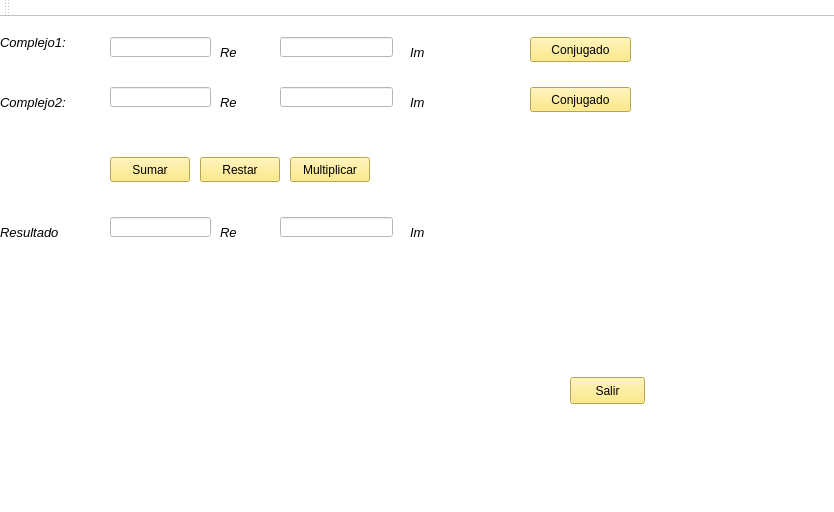
<?xml version="1.0" encoding="UTF-8"?>
<ui version="4.0">
 <class>MainWindow</class>
 <widget class="QMainWindow" name="MainWindow">
  <property name="geometry">
   <rect>
    <x>0</x>
    <y>0</y>
    <width>834</width>
    <height>512</height>
   </rect>
  </property>
  <property name="windowTitle">
   <string>MainWindow</string>
  </property>
  <property name="styleSheet">
   <string notr="true">background-color: rgb(255, 255, 255);
font: 75 pt &quot;Plantagenet Cherokee&quot;;</string>
  </property>
  <widget class="QWidget" name="centralWidget">
   <widget class="QLabel" name="Complejo1_label">
    <property name="geometry">
     <rect>
      <x>0</x>
      <y>10</y>
      <width>101</width>
      <height>31</height>
     </rect>
    </property>
    <property name="palette">
     <palette>
      <active>
       <colorrole role="Button">
        <brush brushstyle="SolidPattern">
         <color alpha="255">
          <red>255</red>
          <green>255</green>
          <blue>255</blue>
         </color>
        </brush>
       </colorrole>
       <colorrole role="Base">
        <brush brushstyle="SolidPattern">
         <color alpha="255">
          <red>255</red>
          <green>255</green>
          <blue>255</blue>
         </color>
        </brush>
       </colorrole>
       <colorrole role="Window">
        <brush brushstyle="SolidPattern">
         <color alpha="255">
          <red>255</red>
          <green>255</green>
          <blue>255</blue>
         </color>
        </brush>
       </colorrole>
      </active>
      <inactive>
       <colorrole role="Button">
        <brush brushstyle="SolidPattern">
         <color alpha="255">
          <red>255</red>
          <green>255</green>
          <blue>255</blue>
         </color>
        </brush>
       </colorrole>
       <colorrole role="Base">
        <brush brushstyle="SolidPattern">
         <color alpha="255">
          <red>255</red>
          <green>255</green>
          <blue>255</blue>
         </color>
        </brush>
       </colorrole>
       <colorrole role="Window">
        <brush brushstyle="SolidPattern">
         <color alpha="255">
          <red>255</red>
          <green>255</green>
          <blue>255</blue>
         </color>
        </brush>
       </colorrole>
      </inactive>
      <disabled>
       <colorrole role="Button">
        <brush brushstyle="SolidPattern">
         <color alpha="255">
          <red>255</red>
          <green>255</green>
          <blue>255</blue>
         </color>
        </brush>
       </colorrole>
       <colorrole role="Base">
        <brush brushstyle="SolidPattern">
         <color alpha="255">
          <red>255</red>
          <green>255</green>
          <blue>255</blue>
         </color>
        </brush>
       </colorrole>
       <colorrole role="Window">
        <brush brushstyle="SolidPattern">
         <color alpha="255">
          <red>255</red>
          <green>255</green>
          <blue>255</blue>
         </color>
        </brush>
       </colorrole>
      </disabled>
     </palette>
    </property>
    <property name="text">
     <string>&lt;!DOCTYPE HTML PUBLIC &quot;-//W3C//DTD HTML 4.0//EN&quot; &quot;http://www.w3.org/TR/REC-html40/strict.dtd&quot;&gt;
&lt;html&gt;&lt;head&gt;&lt;meta name=&quot;qrichtext&quot; content=&quot;1&quot; /&gt;&lt;style type=&quot;text/css&quot;&gt;
p, li { white-space: pre-wrap; }
&lt;/style&gt;&lt;/head&gt;&lt;body style=&quot; font-family:'Plantagenet Cherokee'; font-size:8pt; font-weight:72; font-style:normal;&quot;&gt;
&lt;p style=&quot; margin-top:12px; margin-bottom:12px; margin-left:0px; margin-right:0px; -qt-block-indent:0; text-indent:0px;&quot;&gt;&lt;span style=&quot; font-size:10pt; font-weight:400; font-style:italic; color:#000000;&quot;&gt;Complejo1:&lt;/span&gt;&lt;/p&gt;&lt;/body&gt;&lt;/html&gt;</string>
    </property>
   </widget>
   <widget class="QLabel" name="Complejo2_label">
    <property name="geometry">
     <rect>
      <x>0</x>
      <y>70</y>
      <width>101</width>
      <height>31</height>
     </rect>
    </property>
    <property name="text">
     <string>&lt;html&gt;&lt;head/&gt;&lt;body&gt;&lt;p&gt;&lt;span style=&quot; font-size:10pt; font-style:italic;&quot;&gt;Complejo2:&lt;/span&gt;&lt;/p&gt;&lt;/body&gt;&lt;/html&gt;</string>
    </property>
   </widget>
   <widget class="QPushButton" name="Sumar_pushButton">
    <property name="geometry">
     <rect>
      <x>110</x>
      <y>140</y>
      <width>80</width>
      <height>25</height>
     </rect>
    </property>
    <property name="styleSheet">
     <string notr="true">background-color: rgb(255, 230, 102);</string>
    </property>
    <property name="text">
     <string>Sumar</string>
    </property>
   </widget>
   <widget class="QPushButton" name="Restar_pushButton">
    <property name="geometry">
     <rect>
      <x>200</x>
      <y>140</y>
      <width>80</width>
      <height>25</height>
     </rect>
    </property>
    <property name="styleSheet">
     <string notr="true">background-color: rgb(255, 230, 102);</string>
    </property>
    <property name="text">
     <string>Restar</string>
    </property>
   </widget>
   <widget class="QPushButton" name="Multiplicar_pushButton">
    <property name="geometry">
     <rect>
      <x>290</x>
      <y>140</y>
      <width>80</width>
      <height>25</height>
     </rect>
    </property>
    <property name="styleSheet">
     <string notr="true">background-color: rgb(255, 230, 102);</string>
    </property>
    <property name="text">
     <string>Multiplicar</string>
    </property>
   </widget>
   <widget class="QPushButton" name="Conjugado1_pushButton">
    <property name="geometry">
     <rect>
      <x>530</x>
      <y>20</y>
      <width>101</width>
      <height>25</height>
     </rect>
    </property>
    <property name="styleSheet">
     <string notr="true">background-color: rgb(255, 230, 102);</string>
    </property>
    <property name="text">
     <string>Conjugado</string>
    </property>
   </widget>
   <widget class="QLineEdit" name="Re1_lineEdit">
    <property name="geometry">
     <rect>
      <x>110</x>
      <y>20</y>
      <width>101</width>
      <height>20</height>
     </rect>
    </property>
    <property name="text">
     <string/>
    </property>
   </widget>
   <widget class="QLineEdit" name="Re2_lineEdit">
    <property name="geometry">
     <rect>
      <x>110</x>
      <y>70</y>
      <width>101</width>
      <height>20</height>
     </rect>
    </property>
   </widget>
   <widget class="QLabel" name="Real1_label">
    <property name="geometry">
     <rect>
      <x>220</x>
      <y>20</y>
      <width>46</width>
      <height>31</height>
     </rect>
    </property>
    <property name="text">
     <string>&lt;html&gt;&lt;head/&gt;&lt;body&gt;&lt;p&gt;&lt;span style=&quot; font-size:10pt; font-weight:400; font-style:italic; color:#000000;&quot;&gt;Re&lt;/span&gt;&lt;/p&gt;&lt;/body&gt;&lt;/html&gt;</string>
    </property>
   </widget>
   <widget class="QLabel" name="Real2_label">
    <property name="geometry">
     <rect>
      <x>220</x>
      <y>70</y>
      <width>46</width>
      <height>31</height>
     </rect>
    </property>
    <property name="text">
     <string>&lt;html&gt;&lt;head/&gt;&lt;body&gt;&lt;p&gt;&lt;span style=&quot; font-size:10pt; font-style:italic;&quot;&gt;Re&lt;/span&gt;&lt;/p&gt;&lt;/body&gt;&lt;/html&gt;</string>
    </property>
   </widget>
   <widget class="QPushButton" name="Salir_pushButton">
    <property name="geometry">
     <rect>
      <x>570</x>
      <y>360</y>
      <width>75</width>
      <height>27</height>
     </rect>
    </property>
    <property name="palette">
     <palette>
      <active>
       <colorrole role="Button">
        <brush brushstyle="SolidPattern">
         <color alpha="255">
          <red>255</red>
          <green>230</green>
          <blue>102</blue>
         </color>
        </brush>
       </colorrole>
       <colorrole role="Base">
        <brush brushstyle="SolidPattern">
         <color alpha="255">
          <red>255</red>
          <green>230</green>
          <blue>102</blue>
         </color>
        </brush>
       </colorrole>
       <colorrole role="Window">
        <brush brushstyle="SolidPattern">
         <color alpha="255">
          <red>255</red>
          <green>230</green>
          <blue>102</blue>
         </color>
        </brush>
       </colorrole>
      </active>
      <inactive>
       <colorrole role="Button">
        <brush brushstyle="SolidPattern">
         <color alpha="255">
          <red>255</red>
          <green>230</green>
          <blue>102</blue>
         </color>
        </brush>
       </colorrole>
       <colorrole role="Base">
        <brush brushstyle="SolidPattern">
         <color alpha="255">
          <red>255</red>
          <green>230</green>
          <blue>102</blue>
         </color>
        </brush>
       </colorrole>
       <colorrole role="Window">
        <brush brushstyle="SolidPattern">
         <color alpha="255">
          <red>255</red>
          <green>230</green>
          <blue>102</blue>
         </color>
        </brush>
       </colorrole>
      </inactive>
      <disabled>
       <colorrole role="Button">
        <brush brushstyle="SolidPattern">
         <color alpha="255">
          <red>255</red>
          <green>230</green>
          <blue>102</blue>
         </color>
        </brush>
       </colorrole>
       <colorrole role="Base">
        <brush brushstyle="SolidPattern">
         <color alpha="255">
          <red>255</red>
          <green>230</green>
          <blue>102</blue>
         </color>
        </brush>
       </colorrole>
       <colorrole role="Window">
        <brush brushstyle="SolidPattern">
         <color alpha="255">
          <red>255</red>
          <green>230</green>
          <blue>102</blue>
         </color>
        </brush>
       </colorrole>
      </disabled>
     </palette>
    </property>
    <property name="styleSheet">
     <string notr="true">background-color: rgb(255, 230, 102);</string>
    </property>
    <property name="text">
     <string>Salir</string>
    </property>
    <property name="iconSize">
     <size>
      <width>16</width>
      <height>16</height>
     </size>
    </property>
   </widget>
   <widget class="QLineEdit" name="Im1_lineEdit">
    <property name="geometry">
     <rect>
      <x>280</x>
      <y>20</y>
      <width>113</width>
      <height>20</height>
     </rect>
    </property>
   </widget>
   <widget class="QLineEdit" name="Im2_lineEdit">
    <property name="geometry">
     <rect>
      <x>280</x>
      <y>70</y>
      <width>113</width>
      <height>20</height>
     </rect>
    </property>
   </widget>
   <widget class="QLabel" name="Imaginario1_label">
    <property name="geometry">
     <rect>
      <x>410</x>
      <y>20</y>
      <width>46</width>
      <height>31</height>
     </rect>
    </property>
    <property name="text">
     <string>&lt;html&gt;&lt;head/&gt;&lt;body&gt;&lt;p&gt;&lt;span style=&quot; font-size:10pt; font-style:italic;&quot;&gt;Im&lt;/span&gt;&lt;/p&gt;&lt;/body&gt;&lt;/html&gt;</string>
    </property>
   </widget>
   <widget class="QLabel" name="Imaginario2_label">
    <property name="geometry">
     <rect>
      <x>410</x>
      <y>70</y>
      <width>46</width>
      <height>31</height>
     </rect>
    </property>
    <property name="text">
     <string>&lt;html&gt;&lt;head/&gt;&lt;body&gt;&lt;p&gt;&lt;span style=&quot; font-size:10pt; font-style:italic;&quot;&gt;Im&lt;/span&gt;&lt;/p&gt;&lt;/body&gt;&lt;/html&gt;</string>
    </property>
   </widget>
   <widget class="QLabel" name="label">
    <property name="geometry">
     <rect>
      <x>0</x>
      <y>200</y>
      <width>91</width>
      <height>31</height>
     </rect>
    </property>
    <property name="text">
     <string>&lt;html&gt;&lt;head/&gt;&lt;body&gt;&lt;p&gt;&lt;span style=&quot; font-size:10pt; font-style:italic;&quot;&gt;Resultado&lt;/span&gt;&lt;/p&gt;&lt;/body&gt;&lt;/html&gt;</string>
    </property>
   </widget>
   <widget class="QLineEdit" name="ResultadoRe_lineEdit">
    <property name="geometry">
     <rect>
      <x>110</x>
      <y>200</y>
      <width>101</width>
      <height>20</height>
     </rect>
    </property>
   </widget>
   <widget class="QLabel" name="label_2">
    <property name="geometry">
     <rect>
      <x>220</x>
      <y>200</y>
      <width>31</width>
      <height>31</height>
     </rect>
    </property>
    <property name="text">
     <string>&lt;html&gt;&lt;head/&gt;&lt;body&gt;&lt;p&gt;&lt;span style=&quot; font-size:10pt; font-style:italic;&quot;&gt;Re&lt;/span&gt;&lt;/p&gt;&lt;/body&gt;&lt;/html&gt;</string>
    </property>
   </widget>
   <widget class="QLineEdit" name="ResultadoIm_lineEdit">
    <property name="geometry">
     <rect>
      <x>280</x>
      <y>200</y>
      <width>113</width>
      <height>20</height>
     </rect>
    </property>
   </widget>
   <widget class="QLabel" name="label_3">
    <property name="geometry">
     <rect>
      <x>410</x>
      <y>200</y>
      <width>46</width>
      <height>31</height>
     </rect>
    </property>
    <property name="text">
     <string>&lt;html&gt;&lt;head/&gt;&lt;body&gt;&lt;p&gt;&lt;span style=&quot; font-size:10pt; font-style:italic;&quot;&gt;Im&lt;/span&gt;&lt;/p&gt;&lt;/body&gt;&lt;/html&gt;</string>
    </property>
   </widget>
   <widget class="QPushButton" name="Conjugado2_pushButton">
    <property name="geometry">
     <rect>
      <x>530</x>
      <y>70</y>
      <width>101</width>
      <height>25</height>
     </rect>
    </property>
    <property name="styleSheet">
     <string notr="true">background-color: rgb(255, 230, 102);</string>
    </property>
    <property name="text">
     <string>Conjugado</string>
    </property>
   </widget>
  </widget>
  <widget class="QMenuBar" name="menuBar">
   <property name="geometry">
    <rect>
     <x>0</x>
     <y>0</y>
     <width>834</width>
     <height>30</height>
    </rect>
   </property>
  </widget>
  <widget class="QToolBar" name="mainToolBar">
   <attribute name="toolBarArea">
    <enum>TopToolBarArea</enum>
   </attribute>
   <attribute name="toolBarBreak">
    <bool>false</bool>
   </attribute>
  </widget>
  <widget class="QStatusBar" name="statusBar"/>
 </widget>
 <layoutdefault spacing="6" margin="11"/>
 <resources/>
 <connections>
  <connection>
   <sender>Salir_pushButton</sender>
   <signal>clicked()</signal>
   <receiver>MainWindow</receiver>
   <slot>close()</slot>
   <hints>
    <hint type="sourcelabel">
     <x>604</x>
     <y>400</y>
    </hint>
    <hint type="destinationlabel">
     <x>437</x>
     <y>384</y>
    </hint>
   </hints>
  </connection>
 </connections>
</ui>
